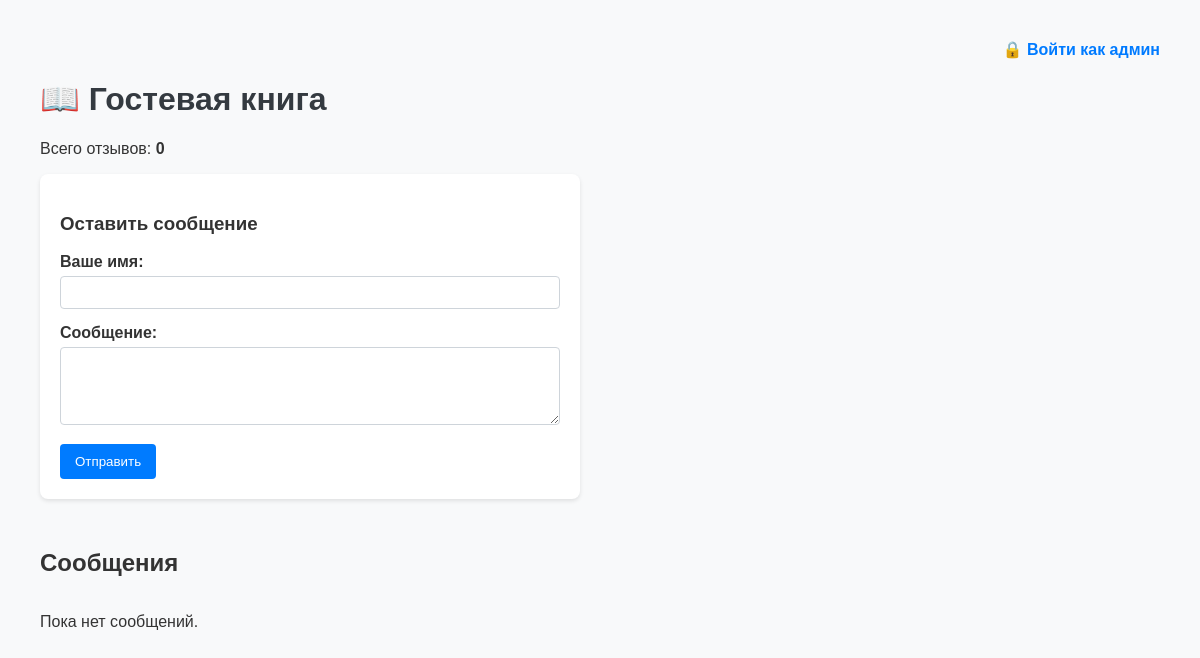
Before: / with the older database file.
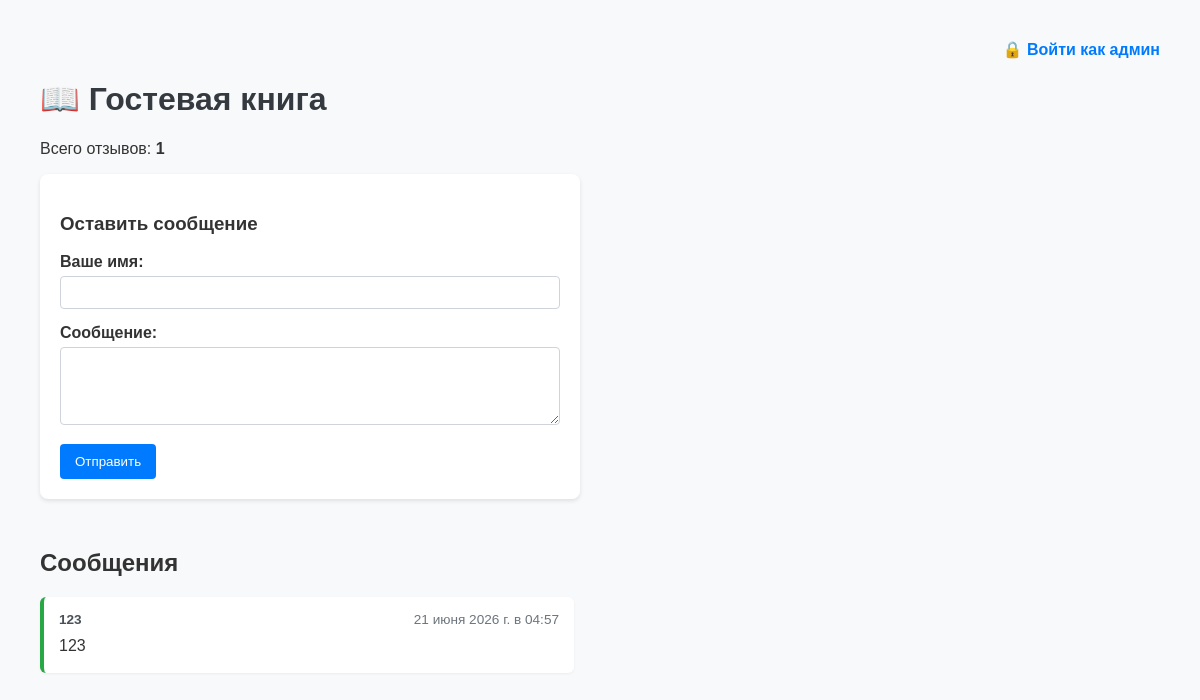
After: the same page with the newer database file.
### tables this page shows
CREATE TABLE messages (
                id INTEGER PRIMARY KEY AUTOINCREMENT,
                name TEXT NOT NULL,
                message TEXT NOT NULL,
                created_at TEXT NOT NULL
            );

### app.py (the view)
@app.route('/')
def index():
    raw_messages = database.get_all_messages()
    messages = []
    for msg in raw_messages:
        msg_dict = dict(msg)
        msg_dict['created_at'] = format_russian_date(msg_dict['created_at'])
        messages.append(msg_dict)
    error = request.args.get('error')
    old_name = request.args.get('old_name', '')
    old_message = request.args.get('old_message', '')
    count = database.get_message_count()
    is_admin = session.get('is_admin', False)
    return render_template('index.html', messages=messages, error=error, old_name=old_name, old_message=old_message, count=count, is_admin=is_admin)

### app.py (called while the page is built)
def format_russian_date(date_str):
    try:
        dt = datetime.strptime(date_str, "%Y-%m-%d %H:%M")
        months = {
            1: "января", 2: "февраля", 3: "марта", 4: "апреля",
            5: "мая", 6: "июня", 7: "июля", 8: "августа",
            9: "сентября", 10: "октября", 11: "ноября", 12: "декабря"
        }
        return f"{dt.day} {months[dt.month]} {dt.year} г. в {dt.strftime('%H:%M')}"
    except:
        return date_str

### database.py (called while the page is built)
def get_db():
    conn = sqlite3.connect(DATABASE)
    conn.row_factory = sqlite3.Row
    return conn

def get_all_messages():
    with get_db() as conn:
        cursor = conn.execute('SELECT * FROM messages ORDER BY id DESC')
        return cursor.fetchall()

def get_message_count():
    with get_db() as conn:
        cursor = conn.execute('SELECT COUNT(*) FROM messages')
        return cursor.fetchone()[0]

### templates/index.html (shortened to what this page needs)
<!DOCTYPE html>
<html lang="ru">
<head>
    <link rel="stylesheet" href="{{ url_for('static', filename='style.css') }}">
</head>
<body>
    <div style="text-align: right; margin-bottom: 20px;">
        {% if is_admin %}
            <span style="color: #28a745; font-weight: bold; margin-right: 15px;">Режим Администратора</span>
            <a href="/logout" style="color: #dc3545; font-weight: bold; text-decoration: none;">Выйти</a>
        {% else %}
            <a href="/login" style="color: #007bff; font-weight: bold; text-decoration: none;">🔒 Войти как админ</a>
        {% endif %}
    </div>
    <h1>📖 Гостевая книга</h1>
    <p>Всего отзывов: <strong>{{ count }}</strong></p>
    <div class="form-box">
        <h3>Оставить сообщение</h3>
        <form action="/add" method="POST" novalidate>
            <div class="form-group">
                <label>Ваше имя:</label>
                <input type="text" name="name" value="{{ old_name }}" class="{% if error and not old_name %}input-error{% endif %}">
            </div>
            <div class="form-group">
                <label>Сообщение:</label>
                <textarea name="message" rows="4" class="{% if error and not old_message %}input-error{% endif %}">{{ old_message }}</textarea>
            </div>
            <button type="submit" class="btn">Отправить</button>
        </form>
    </div>
    <div style="display: flex; justify-content: space-between; max-width: 500px; align-items: center;">
        <h2>Сообщения</h2>
    </div>
    <div class="messages-list">
        {% if messages %}
            {% for msg in messages %}
                <div class="msg-card">
                    <div class="msg-header">
                        <span class="msg-author">{{ msg['name'] }}</span>
                        <div>
                            <span>{{ msg['created_at'] }}</span>
                        </div>
                    </div>
                    <div class="msg-text">{{ msg['message'] }}</div>
                </div>
            {% endfor %}
        {% else %}
            <p>Пока нет сообщений.</p>
        {% endif %}
    </div>
</body>
</html>

Changed rows visible on the page:
added messages: name "123", created_at "21 июня 2026 г. в 04:57", message "123"
Other visible differences:
{{ count }}: "0" → "1"
text no longer shown: "Пока нет сообщений."
